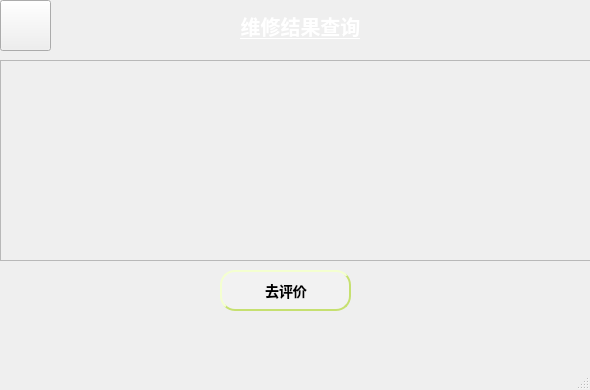
<?xml version="1.0" encoding="UTF-8"?>
<ui version="4.0">
 <class>MainWindow5</class>
 <widget class="QMainWindow" name="MainWindow5">
  <property name="geometry">
   <rect>
    <x>0</x>
    <y>0</y>
    <width>590</width>
    <height>390</height>
   </rect>
  </property>
  <property name="windowTitle">
   <string>MainWindow</string>
  </property>
  <property name="styleSheet">
   <string notr="true">
 background-color: qlineargradient(x1:0, y1:0, x2:1, y2:1,
stop:0 #ffffff,stop:1 #ffffff);</string>
  </property>
  <widget class="QWidget" name="centralwidget">
   <widget class="QLabel" name="label">
    <property name="geometry">
     <rect>
      <x>0</x>
      <y>0</y>
      <width>601</width>
      <height>51</height>
     </rect>
    </property>
    <property name="font">
     <font>
      <pointsize>15</pointsize>
      <weight>75</weight>
      <bold>true</bold>
      <underline>true</underline>
     </font>
    </property>
    <property name="styleSheet">
     <string notr="true">
 background-color: qlineargradient(x1:0, y1:0, x2:1, y2:1,
stop:0 #91c46c,stop:1#91c46c);
 
color: white; </string>
    </property>
    <property name="text">
     <string>维修结果查询</string>
    </property>
    <property name="alignment">
     <set>Qt::AlignCenter</set>
    </property>
   </widget>
   <widget class="QPushButton" name="pushButton">
    <property name="geometry">
     <rect>
      <x>220</x>
      <y>270</y>
      <width>131</width>
      <height>41</height>
     </rect>
    </property>
    <property name="styleSheet">
     <string notr="true">QPushButton:hover {
background-color: #91c46c;

}

QPushButton {
background-color: #ffffff;
color: #ffffff;
color: black;
                    /* 文字颜色 */
background-color: #f2f2f2;       /* 背景色 */
border-style: outset;            /* 边框风格 */
border-width: 2px;               /* 边框宽度 */
border-radius: 5px;              /* 边框圆角 */
border-color: #c6e070;           /* 边框颜色 */
font: bold 14px;                 /* 字体 */
min-width: 2em;                  /* 控件最小宽度 */
min-height: 2px;                 /* 控件最小高度 */
font-family: 宋体;            /* 字库 */
padding: 5px;                    /* 内边距 */
padding-left:6px;                /* 文字横向偏移 */
padding-top:6px;                 /* 文字纵向偏移 */
border-radius:15px
}
QPushButton:pressed {
background-color: #287d7d;
}
</string>
    </property>
    <property name="text">
     <string>去评价</string>
    </property>
   </widget>
   <widget class="QPushButton" name="pushButton_2">
    <property name="geometry">
     <rect>
      <x>0</x>
      <y>0</y>
      <width>51</width>
      <height>51</height>
     </rect>
    </property>
    <property name="styleSheet">
     <string notr="true">QPushButton{
border-image: url(:/image/01/pic/10.png);


 background-color: qlineargradient(x1:0, y1:0, x2:1, y2:1,
stop:0 #91c46c,stop:1#91c46c);
 
}
QPushButton:pressed {
background-color: #287d7d;
}

 </string>
    </property>
    <property name="text">
     <string/>
    </property>
   </widget>
   <widget class="QLabel" name="label_3">
    <property name="geometry">
     <rect>
      <x>0</x>
      <y>320</y>
      <width>191</width>
      <height>31</height>
     </rect>
    </property>
    <property name="styleSheet">
     <string notr="true">
 background-color: qlineargradient(x1:0, y1:0, x2:1, y2:1,
stop:0 #f2f2f2,stop:1 #f2f2f2);
 </string>
    </property>
    <property name="text">
     <string/>
    </property>
   </widget>
   <widget class="QLabel" name="label_5">
    <property name="geometry">
     <rect>
      <x>440</x>
      <y>320</y>
      <width>91</width>
      <height>31</height>
     </rect>
    </property>
    <property name="styleSheet">
     <string notr="true">
 background-color: qlineargradient(x1:0, y1:0, x2:1, y2:1,
stop:0 #1c344c,stop:1#1c344c);
 </string>
    </property>
    <property name="text">
     <string/>
    </property>
   </widget>
   <widget class="QLabel" name="label_4">
    <property name="geometry">
     <rect>
      <x>320</x>
      <y>320</y>
      <width>121</width>
      <height>31</height>
     </rect>
    </property>
    <property name="styleSheet">
     <string notr="true">
 background-color: qlineargradient(x1:0, y1:0, x2:1, y2:1,
stop:0 #91c46c,stop:1#91c46c);
 </string>
    </property>
    <property name="text">
     <string/>
    </property>
   </widget>
   <widget class="QLabel" name="label_6">
    <property name="geometry">
     <rect>
      <x>530</x>
      <y>320</y>
      <width>91</width>
      <height>31</height>
     </rect>
    </property>
    <property name="styleSheet">
     <string notr="true">
 background-color: qlineargradient(x1:0, y1:0, x2:1, y2:1,
stop:0 #287d7d,stop:1#287d7d);
 </string>
    </property>
    <property name="text">
     <string/>
    </property>
   </widget>
   <widget class="QLabel" name="label_7">
    <property name="geometry">
     <rect>
      <x>180</x>
      <y>320</y>
      <width>141</width>
      <height>31</height>
     </rect>
    </property>
    <property name="styleSheet">
     <string notr="true">
 background-color: qlineargradient(x1:0, y1:0, x2:1, y2:1,
stop:0 #c6e070,stop:1#c6e070);
 </string>
    </property>
    <property name="text">
     <string/>
    </property>
   </widget>
   <widget class="QListView" name="listView">
    <property name="enabled">
     <bool>false</bool>
    </property>
    <property name="geometry">
     <rect>
      <x>0</x>
      <y>60</y>
      <width>591</width>
      <height>201</height>
     </rect>
    </property>
   </widget>
  </widget>
  <widget class="QMenuBar" name="menubar">
   <property name="geometry">
    <rect>
     <x>0</x>
     <y>0</y>
     <width>590</width>
     <height>23</height>
    </rect>
   </property>
  </widget>
  <widget class="QStatusBar" name="statusbar"/>
 </widget>
 <resources/>
 <connections/>
</ui>
